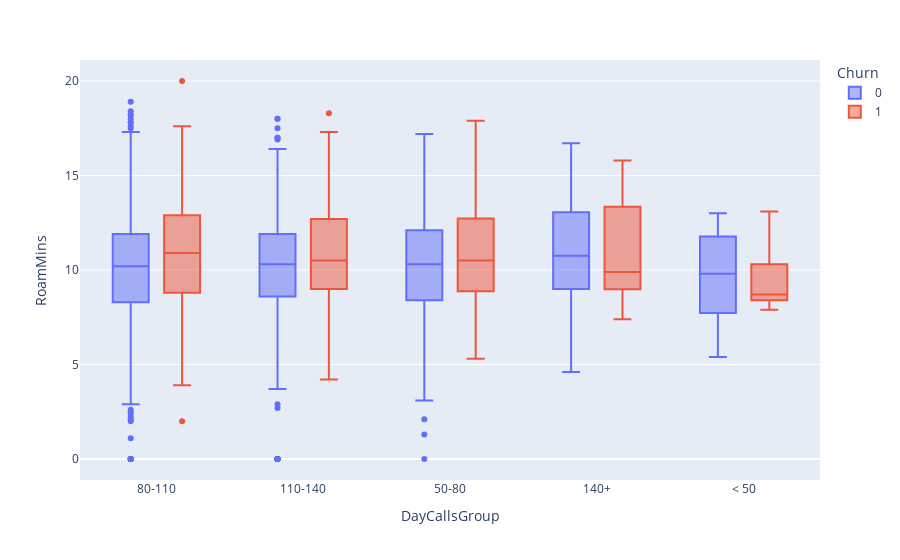

Write notebook code for a chart like this one.
### Markdown cell above
* Customers who make more calls in a month have monthly charges is high for churning customers.

### Code cell
fig = px.box(df, x = 'DayCallsGroup', y = 'RoamMins', color = 'Churn')
fig.show()

### Figure 1 — Plotly figure (JSON) as saved in the notebook; plotly's stock layout.template omitted (floating-point values rounded to 4 significant figures; data arrays with more than 128 entries replaced by an {"elided": "..."} marker saying what was removed)
{"data": [{"alignmentgroup": "True", "hovertemplate": "Churn=0<br>DayCallsGroup=%{x}<br>RoamMins=%{y}<extra></extra>", "legendgroup": "0", "marker": {"color": "#636efa"}, "name": "0", "notched": false, "offsetgroup": "0", "orientation": "v", "showlegend": true, "type": "box", "x": {"elided": "2850 str values"}, "x0": " ", "xaxis": "x", "y": {"elided": "2850 float values"}, "y0": " ", "yaxis": "y"}, {"alignmentgroup": "True", "hovertemplate": "Churn=1<br>DayCallsGroup=%{x}<br>RoamMins=%{y}<extra></extra>", "legendgroup": "1", "marker": {"color": "#EF553B"}, "name": "1", "notched": false, "offsetgroup": "1", "orientation": "v", "showlegend": true, "type": "box", "x": {"elided": "483 str values"}, "x0": " ", "xaxis": "x", "y": {"elided": "483 float values"}, "y0": " ", "yaxis": "y"}], "layout": {"boxmode": "group", "legend": {"title": {"text": "Churn"}, "tracegroupgap": 0}, "margin": {"t": 60}, "xaxis": {"anchor": "y", "domain": [0, 1], "title": {"text": "DayCallsGroup"}}, "yaxis": {"anchor": "x", "domain": [0, 1], "title": {"text": "RoamMins"}}}}
